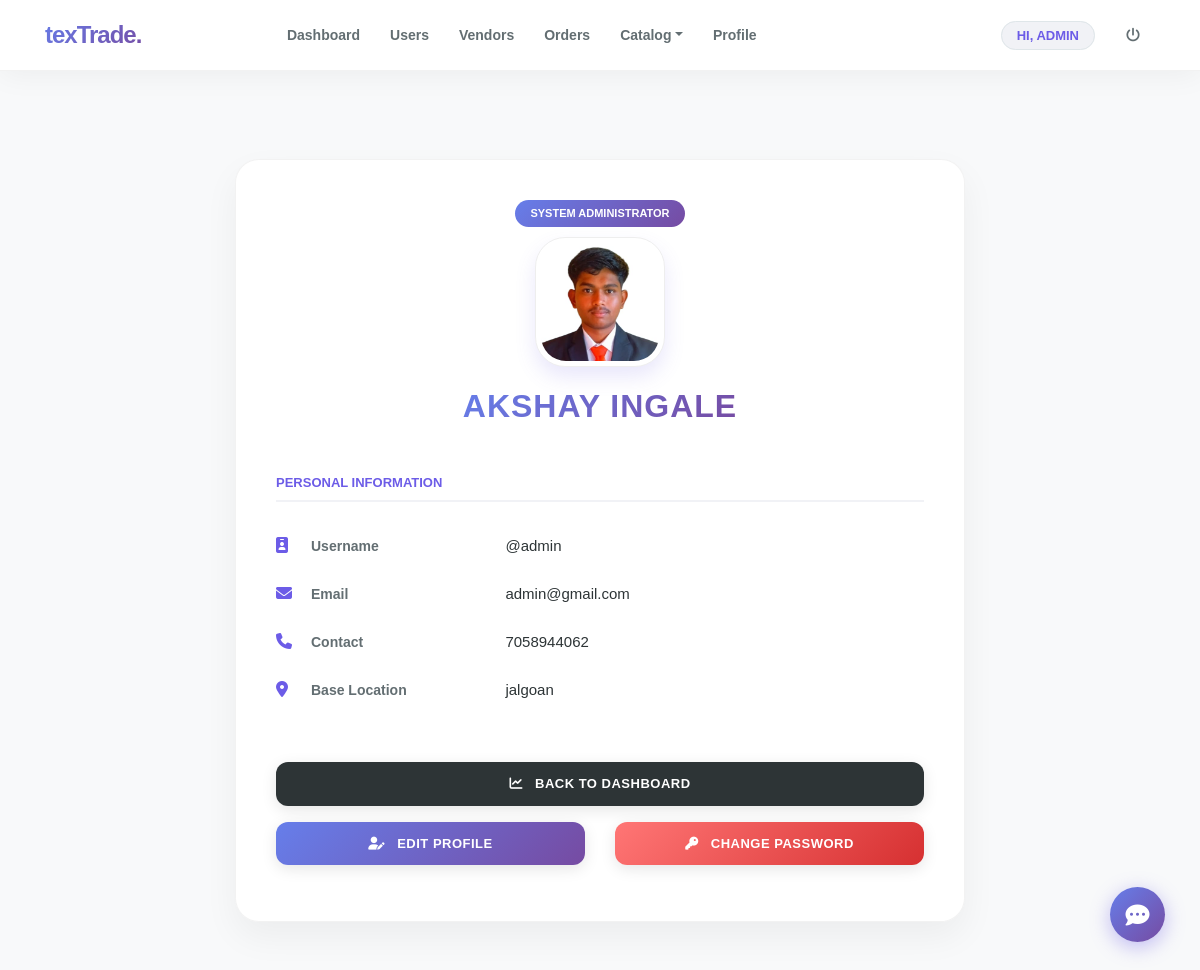
/admin_profile (signed in), run on the app's committed database.
### textiles/models.py (models this page shows, shortened)
class Admin(models.Model):
    id = models.AutoField(primary_key=True)
    user = models.ForeignKey(User, on_delete=models.CASCADE, null=True)
    image = models.FileField(upload_to='images/')
    address = models.CharField(max_length=50)
    contact = models.CharField(max_length=10)

### textiles/views.py (the view)
# urls.py: path('admin_profile',Admin_profile ,name="admin_profile" ),
def Admin_profile(request):
    if not request.user.is_authenticated:
        return redirect('login_admin')
    pro = Admin.objects.get(user__id=request.user.id)
    return render(request, 'admin_profile.html',{'pro':pro})

### textiles/templates/admin_profile.html (shortened to what this page needs)
{% extends 'navigation.html' %}
{% load static %}
{% block body %}
<div class="container">
    <div class="row justify-content-center">
        <div class="col-lg-8">
            <div class="profile-card">
                <div class="profile-header">
                    <div class="admin-badge">System Administrator</div>
                    <div class="admin-img-wrapper">
                        {% if pro.image %}
                            <img src="{{ pro.image.url }}" alt="Admin Profile">
                        {% else %}
                            <img src="{% static 'images/admin-default.png' %}" alt="Default Admin">
                        {% endif %}
                    </div>
                    <h2>{{ pro.user.first_name }} {{ pro.user.last_name }}</h2>
                </div>
                <div class="info-section-title">Personal Information</div>
                <div class="info-row">
                    <div class="icon-box"><i class="fas fa-id-badge"></i></div>
                    <div class="info-label">Username</div>
                    <div class="info-value">@{{ pro.user.username }}</div>
                </div>
                <div class="info-row">
                    <div class="icon-box"><i class="fas fa-envelope"></i></div>
                    <div class="info-label">Email</div>
                    <div class="info-value">{{ pro.user.email }}</div>
                </div>
                <div class="info-row">
                    <div class="icon-box"><i class="fas fa-phone"></i></div>
                    <div class="info-label">Contact</div>
                    <div class="info-value">{{ pro.contact }}</div>
                </div>
                <div class="info-row">
                    <div class="icon-box"><i class="fas fa-map-marker-alt"></i></div>
                    <div class="info-label">Base Location</div>
                    <div class="info-value">{{ pro.address }}</div>
                </div>
                <div class="mt-5">
                    <div class="row mb-3">
                        <div class="col-md-12">
                            <a href="{% url 'admin_home' %}" class="btn-admin-action bg-dark-custom">
                                <i class="fas fa-chart-line mr-2"></i> Back to Dashboard
                            </a>
                        </div>
                    </div>
                    <div class="row">
                        <div class="col-md-6 mb-3">
                            <a href="{% url 'admin_edit_profile' %}" class="btn-admin-action bg-main">
                                <i class="fas fa-user-edit mr-2"></i> Edit Profile
                            </a>
                        </div>
                        <div class="col-md-6 mb-3">
                            <a href="{% url 'admin_change_password' %}" class="btn-admin-action bg-danger-custom">
                                <i class="fas fa-key mr-2"></i> Change Password
                            </a>
                        </div>
                    </div>
                </div>
            </div>
        </div>
    </div>
</div>
{% endblock %}

### textiles/templates/navigation.html (shortened to what this page needs)
<!DOCTYPE html>
<html lang="en">
<head>
    {% load static %}
    <link rel="stylesheet" href="https://maxcdn.bootstrapcdn.com/bootstrap/4.0.0/css/bootstrap.min.css">
    <link rel="stylesheet" href="https://cdnjs.cloudflare.com/ajax/libs/font-awesome/6.4.0/css/all.min.css">
</head>
<body>
<nav class="navbar navbar-expand-lg fixed-top">
    <div class="container">
        <a class="navbar-brand" href="{% url 'home' %}">texTrade.</a>
        <div class="collapse navbar-collapse" id="mainNavbar">
            <ul class="navbar-nav mx-auto">
                {% if request.user.is_superuser %}
                    <li class="nav-item"><a class="nav-link" href="{% url 'admin_home' %}">Dashboard</a></li>
                    <li class="nav-item"><a class="nav-link" href="{% url 'view_user' %}">Users</a></li>
                    <li class="nav-item"><a class="nav-link" href="{% url 'view_vendors' %}">Vendors</a></li>
                     <li class="nav-item"><a class="nav-link" href="{% url 'admin_viewBooking' %}">Orders</a></li>
                    <li class="nav-item dropdown">
                        <a class="nav-link dropdown-toggle" href="#" data-toggle="dropdown">Catalog</a>
                    </li>
                    <li class="nav-item"><a class="nav-link" href="{% url 'admin_profile' %}">Profile</a></li>
                {% elif request.user.is_staff and not request.user.is_superuser %}
                    <li class="nav-item"><a class="nav-link" href="{% url 'vendor_home' %}">Vendor Home</a></li>
                    <li class="nav-item"><a class="nav-link" href="{% url 'vendor_edit_profile' %}">Profile</a></li>
                    <li class="nav-item"><a class="nav-link" href="{% url 'vendor_change_password' %}">Security</a></li>
                {% else %}
                    <li class="nav-item"><a class="nav-link" href="{% url 'home' %}">Home</a></li>
                    <li class="nav-item"><a class="nav-link" href="{% url 'about' %}">About</a></li>
                    <li class="nav-item"><a class="nav-link" href="{% url 'contact' %}">Contact</a></li>
                {% endif %}
            </ul>
            <ul class="navbar-nav ml-auto align-items-center">
                {% if request.user.is_authenticated %}
                    <li class="nav-item mr-3">
                        <span class="welcome-badge">HI, {{ request.user.username }}</span>
                    </li>
                    <li class="nav-item">
                        <a class="nav-link text-danger" href="{% url 'logout' %}"><i class="fas fa-power-off"></i></a>
                    </li>
                {% else %}
                    <li class="nav-item"><a class="nav-link" href="{% url 'login' %}">User Login</a></li>
                    <li class="nav-item"><a class="nav-link" href="{% url 'login_admin' %}">Admin Login</a></li>
                    <li class="nav-item ml-lg-2"><a class="nav-link btn-vendor" href="{% url 'loginvender' %}">Vendor Login</a></li>
                {% endif %}
            </ul>
        </div>
    </div>
</nav>
{% block body %}
{% endblock %}
{% if request.user.is_authenticated  %}
<button class="chatbot-toggler" onclick="document.body.classList.toggle('show-chatbot')">
    <i class="fas fa-comment-dots"></i>
</button>
{% endif %}
</body>
</html>

### textiles/templates/navigation.html (style rules this page uses)
:root { --glass-bg: rgba(255, 255, 255, 0.95); --main-gradient: linear-gradient(135deg, #667eea 0%, #764ba2 100%); --text-dark: #2d3436; --accent-purple: #6c5ce7; }
body { font-family: 'Outfit', sans-serif; background-color: #ffffff; color: var(--text-dark); padding-top: 85px; }
.navbar { background: var(--glass-bg) !important; backdrop-filter: blur(10px); border-bottom: 1px solid rgba(0,0,0,0.05); box-shadow: 0 4px 30px rgba(0, 0, 0, 0.05); padding: 12px 0; }
.navbar-brand { font-weight: 700; font-size: 24px; background: var(--main-gradient); -webkit-background-clip: text; -webkit-text-fill-color: transparent; letter-spacing: -1px; }
.nav-link { color: #636e72 !important; font-weight: 600; font-size: 14px; margin: 0 3px; padding: 8px 12px !important; border-radius: 10px; transition: 0.2s; }
.welcome-badge { background: #f1f2f6; padding: 6px 15px; border-radius: 50px; font-size: 13px; font-weight: 700; color: var(--accent-purple); border: 1px solid #dfe6e9; text-transform: uppercase; }
.chatbot-toggler { position: fixed; bottom: 30px; right: 35px; outline: none; border: none; height: 55px; width: 55px; display: flex; cursor: pointer; align-items: center; justify-content: center; border-radius: 50%; background: var(--main-gradient); transition: all 0.2s ease; box-shadow: 0 5px 20px rgba(108, 92, 231, 0.4); z-index: 1000; }
.chatbot-toggler i { color: #fff; position: absolute; font-size: 24px; }

### textiles/templates/admin_profile.html (style rules this page uses)
:root { --glass-bg: rgba(255, 255, 255, 0.95); --main-gradient: linear-gradient(135deg, #667eea 0%, #764ba2 100%); --admin-accent: #6c5ce7; --text-dark: #2d3436; --danger-gradient: linear-gradient(135deg, #ff7675 0%, #d63031 100%); }
body { background-color: #f8f9fa; font-family: 'Poppins', sans-serif; }
.profile-card { background: var(--glass-bg); border-radius: 24px; padding: 40px; box-shadow: 0 15px 35px rgba(0,0,0,0.05); border: 1px solid rgba(0,0,0,0.05); margin-top: 50px; margin-bottom: 50px; backdrop-filter: blur(10px); }
.profile-header { text-align: center; margin-bottom: 40px; }
.admin-img-wrapper { width: 130px; height: 130px; margin: 0 auto 20px; position: relative; padding: 5px; background: white; border-radius: 30px; box-shadow: 0 10px 20px rgba(108, 92, 231, 0.15); border: 1px solid #eee; }
.admin-img-wrapper img { width: 100%; height: 100%; object-fit: cover; border-radius: 25px; }
.profile-header h2 { font-weight: 800; background: var(--main-gradient); -webkit-background-clip: text; -webkit-text-fill-color: transparent; display: inline-block; text-transform: uppercase; letter-spacing: 1px; }
.admin-badge { background: var(--main-gradient); color: white; padding: 5px 15px; border-radius: 50px; font-size: 11px; font-weight: 700; text-transform: uppercase; display: inline-block; margin-bottom: 10px; }
.info-section-title { font-size: 13px; font-weight: 700; color: var(--admin-accent); text-transform: uppercase; border-bottom: 2px solid #f1f2f6; padding-bottom: 8px; margin-bottom: 20px; }
.info-row { padding: 12px 0; display: flex; align-items: center; }
.info-label { font-weight: 700; color: #636e72; width: 30%; font-size: 14px; }
.info-value { color: var(--text-dark); font-weight: 500; font-size: 15px; }
.icon-box { width: 35px; color: var(--admin-accent); font-size: 16px; }
.btn-admin-action { color: white !important; border: none; border-radius: 12px; padding: 12px 20px; font-weight: 700; text-transform: uppercase; letter-spacing: 0.5px; font-size: 13px; transition: 0.3s; display: inline-block; width: 100%; text-align: center; box-shadow: 0 4px 15px rgba(0,0,0,0.1); }
.bg-main { background: var(--main-gradient); }
.bg-dark-custom { background: #2d3436; }
.bg-danger-custom { background: var(--danger-gradient); }

### data on the page
Admin: image (picture), user.first_name "AKSHAY", user.last_name "INGALE", user.username "admin", user.email "admin@gmail.com", contact "7058944062", address "jalgoan"

### other printed values
{{ request.user.username }} "ADMIN"
